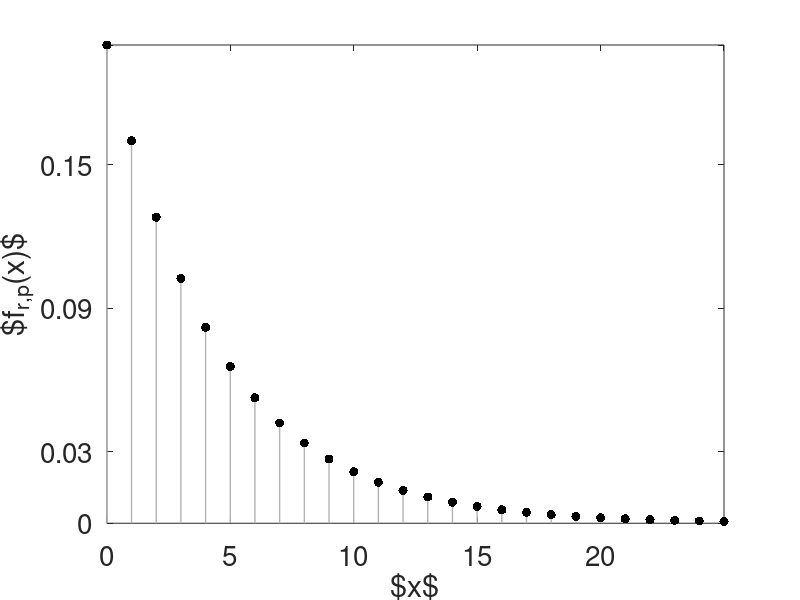

Recreate this plot in MATLAB.
%% plotting nigative binomial distrebution pdf 
RR        = 1;  %avreage length of Type-L/H period
PnBin     = .2;
x = 0:1:25;
y = nbinpdf(x,RR,PnBin);
y1 = (PnBin).*((1-PnBin).^x);
figure;
hold on
for ind = 1:length(x)
plot([x(ind) x(ind)],[0 y(ind)],'-','Color',[.7 .7 .7],'LineWidth',1)
plot(x(ind),y(ind),'.','MarkerSize',20,'Color','k')
end
set(gca,'FontSize',20)
box on
axis([0 25 0 0.2])
xticks([0 5 10 15 20 25])
xticklabels([0 5 10 15 20])
yticks([0 .03 0.09 .15 0.2])
yticklabels([0 .03 0.09 .15 ])
ylabel('$f_{r,p}(x)$','Rotation',90)
xlabel('$x$')